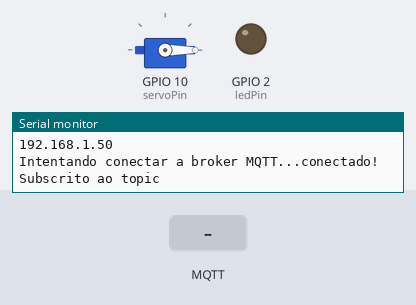
A sketch run on a simulated ESP32. On the bench: servo, output pins drawn as LEDs (lit = HIGH), the last lines printed to the serial monitor. Inputs (shaded band) come from the test bench. WiFi joins after 1.5 s; servers stay silent unless stated; no MQTT or app messages arrive unless stated.

Above: at 3.2 s.
3.3 s: MQTT message "1" arrives on the first subscribed topic
At 3.8 s:
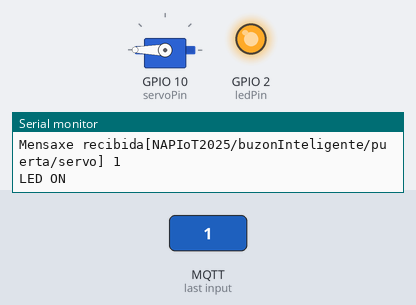
4.8 s: MQTT message "0" arrives on the first subscribed topic
At 6.2 s:
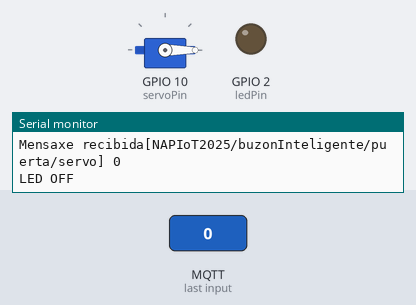
Timing chart, 0 to 7.8 s (numbered marks = the images above; inputs shaded):
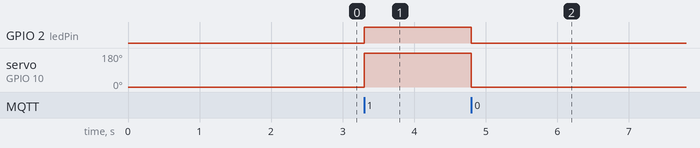

The sketch:

P2.ino
```cpp
#include <WiFi.h>
#include <PubSubClient.h>
#include <ESP32Servo.h>

Servo servo;
const int servoPin = 10;

// Credenciais da rede Wifi
const char* ssid = "ssid";
const char* password = "psswrd";

// Configuración do broker MQTT
const char* mqtt_server = "test.mosquitto.org";
const int mqtt_port = 1883;
const char* mqtt_topic = "NAPIoT2025/buzonInteligente/puerta/servo";

// Led que se acenderá/apagará
const int ledPin = LED_BUILTIN;
WiFiClient espClient;
PubSubClient client(espClient);

unsigned long ultimoTiempo = 0;
const long intervalo = 500;
int ultimoAngulo= -1;
bool flag = false;

// Función para conectar á WiFi
void setup_wifi() {
  delay(10);
  Serial.println();
  Serial.print("Conectando a ");
  Serial.println(ssid);
  WiFi.begin(ssid, password);
  while (WiFi.status() != WL_CONNECTED) {
    delay(1000);
    Serial.print(".");
  }
  Serial.println("");
  Serial.println("WiFi conectada!");
  Serial.println("IP: ");
  Serial.println(WiFi.localIP());
}

// Función de callback que procesa as mensaxes MQTT recibidas
void callback(char* topic, byte* payload, unsigned int length) {
  Serial.print("Mensaxe recibida[");
  Serial.print(topic);
  Serial.print("] ");
  // Imprimese o payload da mensaxe
  String message;
  for (int i = 0; i < length; i++) {
    message += (char)payload[i];
  }
  Serial.println(message);
  // Controlamos o estado do LED en fucnión da mensaxe
  if (message == "0") {
    digitalWrite(ledPin, LOW); // Apaga o LED
    Serial.println("LED OFF");
    servo.write(0);
  } else if (message == "1") {
    digitalWrite(ledPin, HIGH); // Acende o LED
    Serial.println("LED ON");
    servo.write(180);
  } else {
    Serial.println("Comando descoñecido");
  }
  flag = true;
}

// Reconecta co broker MQTT se se perde a conexión
void reconnect() {
  while (!client.connected()) {
    Serial.print("Intentando conectar a broker MQTT...");
    // Inténtase conectar indicando o ID do dispositivo
    //IMPORTANTE: este ID debe ser único!
    if (client.connect("NAPIoT-P2-buzonInteligente-servo-XPM-15392")) {
      Serial.println("conectado!");
      // Subscripción ao topic
      client.subscribe(mqtt_topic);
      Serial.println("Subscrito ao topic");
    } else {
      Serial.print("erro na conexión, erro=");
      Serial.print(client.state());
      Serial.println(" probando de novo en 5 segundos");
      delay(5000);
    }
  }
}


void setup() {
  servo.attach(servoPin);
  servo.write(0);

  // Configuración do pin do LED
  pinMode(ledPin, OUTPUT);
  digitalWrite(ledPin, LOW);
  // Configuración do porto serie
  Serial.begin(115200);
  // Conexión coa WiFi
  setup_wifi();
  // Configuración de MQTT
  client.setServer(mqtt_server, mqtt_port);
  client.setCallback(callback);
}

void loop() {
  // Verifica se o cliente está conectado
  if (!client.connected()) {
    reconnect();
  }
  client.loop();

  if(flag){
    unsigned long tiempoActual = millis();
    if (tiempoActual - ultimoTiempo >= intervalo) {

      ultimoTiempo = tiempoActual;

      char str[64] = {0};
      sprintf(str, "{\"servoAngulo\": %d}", servo.read());
      bool publica = client.publish("NAPIoT2025/buzonInteligente/servoAngulo", str);
      flag = false;
    }
  }
}
```

Measured:
- after the input at 3.3 s, GPIO 2 (ledPin): LOW → HIGH at once; servo on GPIO 10 (servoPin): 0° → 180° at once
- after the input at 4.8 s, GPIO 2 (ledPin): HIGH → LOW at once; servo on GPIO 10 (servoPin): 180° → 0° at once
